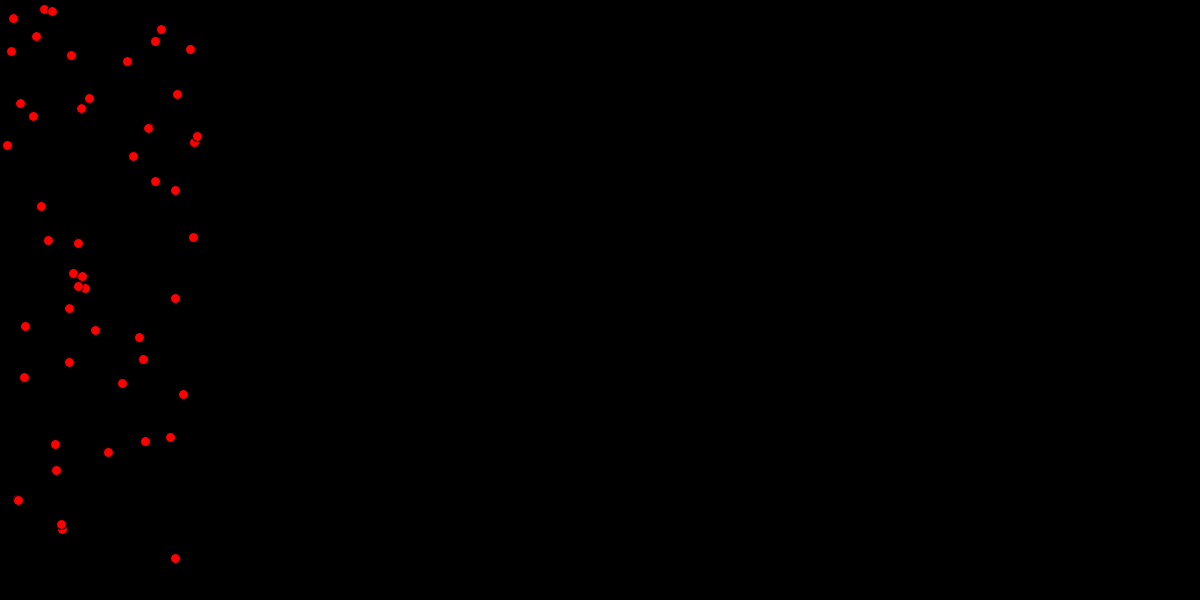
Frame 1 (no input)
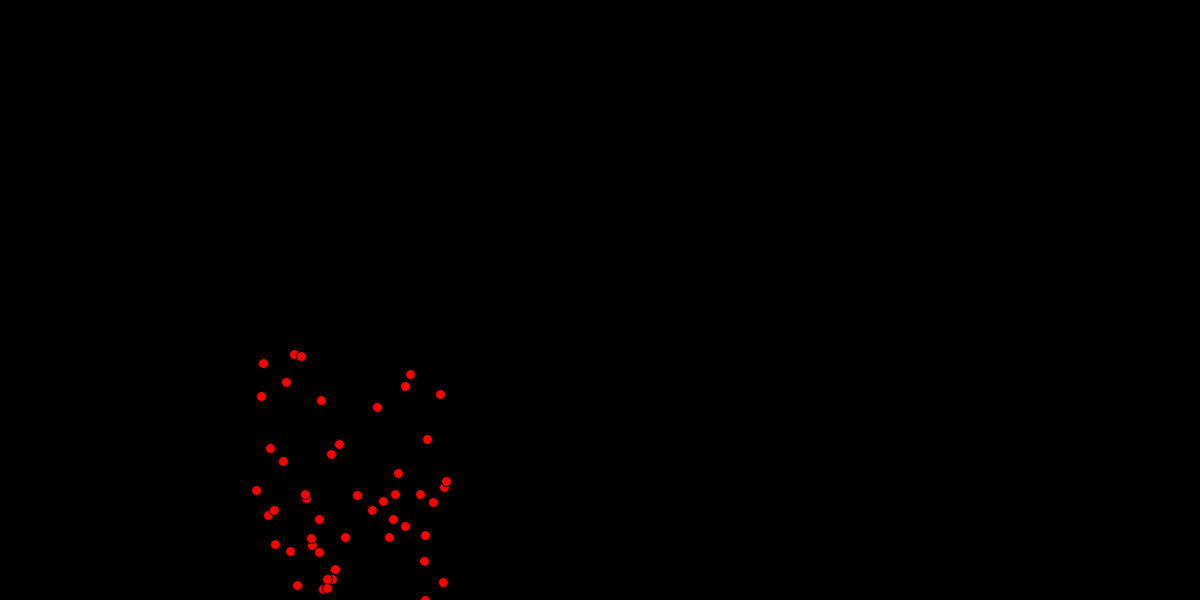
Frame 60 (the mouse pressed at the canvas centre just before this capture)
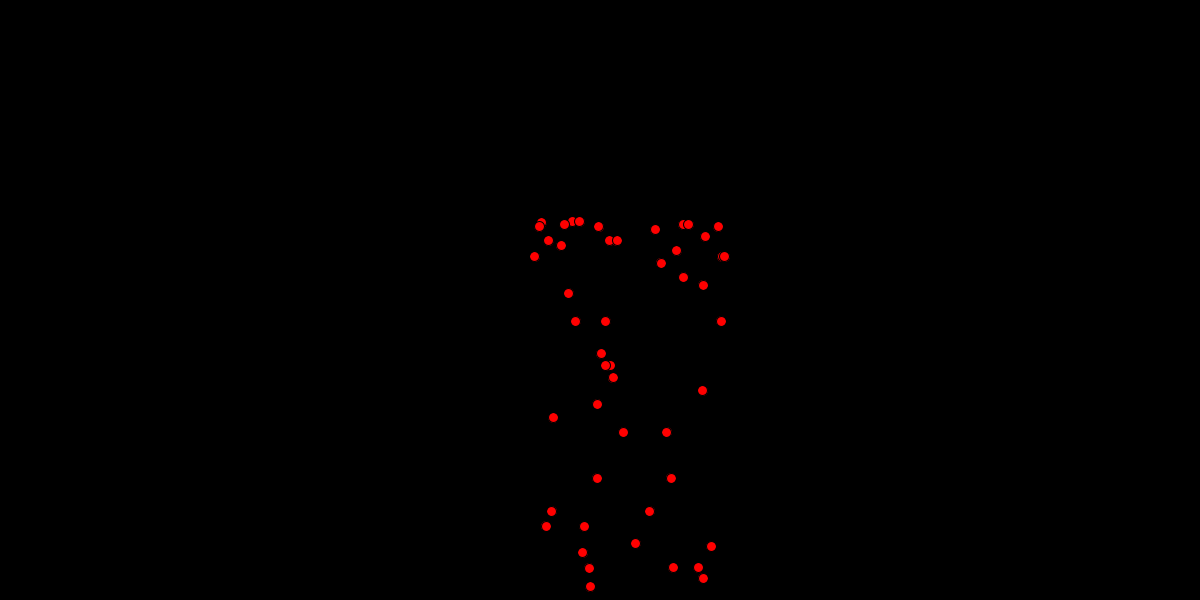
Frame 120 (the mouse held since frame 60 and released just before this capture)

The Processing sketch that drew these frames (run headless with seeded random() and noise(); from frame 60 on, the mouse is pressed at the canvas centre):

// Processing sketch: ArrayList_BouncingBalls
// ── ArrayList_BouncingBalls.pde
/*//////////////
James Hosken
November 2016

Create many bouncing balls with different starting positions
//////////////*/

//Declare that an ArrayList of type <Ball> exists:
ArrayList<Ball> ballArray;

void setup(){
  size(1200,600);
  
  //Initialise the ArrayList as an empty arraylist of type <Ball>
  ballArray = new ArrayList<Ball>();
   
   //Create 50 new Balls and add each to the arraylist:
   for(int i = 0; i < 50; i++){
     
     //Create a new ball with random starting parameters (x, y, vx, vy):
     Ball b = new Ball(random(0,200), random(0, height), 4, 0);
     
     //Add the new ball to the arraylist:
     ballArray.add(b);
   }
  
}

void draw(){
  background(0);
  
  //Loop through each object in the arraylist, ad perform the physics functions of that object.
  for(int i = 0; i < ballArray.size(); i++){
    
    //Create a reference to the current object:
    Ball b = ballArray.get(i);
    
    //perform the physics functions of the current object
    b.gravity();
    b.wind();
    b.friction();
    
    //perform the movement and display functions of the current object
    b.checkBoundaries();
    b.move(); 
    b.display();
  }
  
}
// ── Ball.pde
class Ball{
  
  PVector location;
  PVector velocity;
  PVector acceleration;
  
  Ball(float x, float y, float vx, float vy){
    
    location = new PVector(x, y);
    velocity = new PVector(vx,vy);
    acceleration = new PVector(0,0);
    
  }
  
  void gravity(){
    applyForce(new PVector(0,0.2));
  }
  
  void display(){
    fill(255,0,0);
    ellipse(location.x, location.y, 10,10);
  }
  
  void applyForce(PVector force){
    //Applying a constant force, like gravity, simply involves adding it to acceleration.
    //We can make this a function for clarity's sake.
    acceleration.add(force);
  }
  
  void wind(){
    //Whenever wind happens, apply a small force to the ball sideways
    applyForce(new PVector(0.02,0));
  }
  
  void friction(){
    //friction reduces the ball's speed a small amount
    velocity.mult(0.997);
    
  }
  
  void move(){
    //Velocity increases/decreases based on acceleration: 
    velocity.add(acceleration);
    
    //Location changes based on velocity:
    location.add(velocity);
    
    //Reset acceleration (in this system it is not cumulative):
    acceleration.mult(0);
  } 
  
  void checkBoundaries(){
    if(location.x < 0){
      //velocity.x *= -1;
      location.x = width;
    }
    if(location.x > width){
      //velocity.x *= -1;
      location.x = 0;
    }
    if(location.y < 0){
      velocity.y *= -1;
      location.y = 0;
    }
    if(location.y > height){
      velocity.y *= -1;
      location.y = height;
    }
  }
  
}
